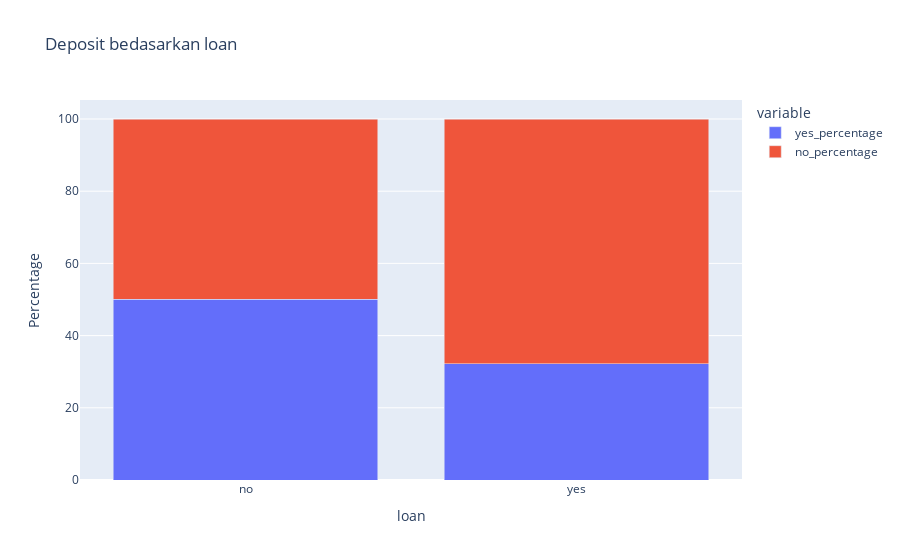

Notebook code for this chart:
### Code cell
# Mengelompokkan data bedasarkan loan dan deposit
grouped_data = df.groupby(['loan', 'deposit'])['deposit'].count().unstack()

# Menghitung persentase
grouped_data['total'] = grouped_data.sum(axis=1)
grouped_data['yes_percentage'] = grouped_data['yes'] / grouped_data['total'] * 100
grouped_data['no_percentage'] = grouped_data['no'] / grouped_data['total'] * 100

# Reset the index 
grouped_data = grouped_data.reset_index()

# Membuat stacked bar plot
fig = px.bar(grouped_data, x='loan', y=['yes_percentage', 'no_percentage'],
             title='Deposit bedasarkan loan', barmode='stack')

# Set y-axis label
fig.update_yaxes(title_text='Percentage')


fig.show()

### Figure 1 — Plotly figure (JSON) as saved in the notebook; plotly's stock layout.template omitted (floating-point values rounded to 4 significant figures)
{"data": [{"alignmentgroup": "True", "hovertemplate": "variable=yes_percentage<br>loan=%{x}<br>value=%{y}<extra></extra>", "legendgroup": "yes_percentage", "marker": {"color": "#636efa", "pattern": {"shape": ""}}, "name": "yes_percentage", "offsetgroup": "yes_percentage", "orientation": "v", "showlegend": true, "textposition": "auto", "type": "bar", "x": ["no", "yes"], "xaxis": "x", "y": [50.11, 32.23], "yaxis": "y"}, {"alignmentgroup": "True", "hovertemplate": "variable=no_percentage<br>loan=%{x}<br>value=%{y}<extra></extra>", "legendgroup": "no_percentage", "marker": {"color": "#EF553B", "pattern": {"shape": ""}}, "name": "no_percentage", "offsetgroup": "no_percentage", "orientation": "v", "showlegend": true, "textposition": "auto", "type": "bar", "x": ["no", "yes"], "xaxis": "x", "y": [49.89, 67.77], "yaxis": "y"}], "layout": {"barmode": "stack", "legend": {"title": {"text": "variable"}, "tracegroupgap": 0}, "title": {"text": "Deposit bedasarkan loan"}, "xaxis": {"anchor": "y", "domain": [0, 1], "title": {"text": "loan"}}, "yaxis": {"anchor": "x", "domain": [0, 1], "title": {"text": "Percentage"}}}}
